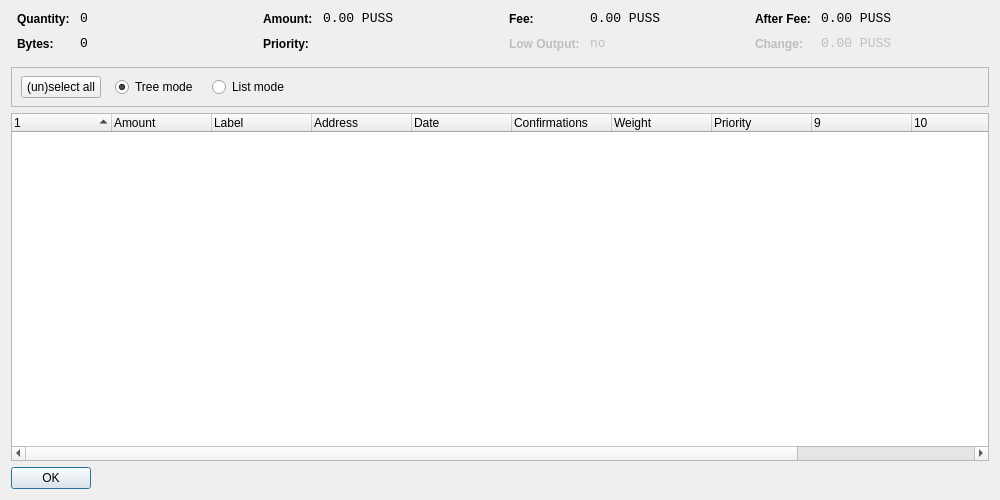
<?xml version="1.0" encoding="UTF-8"?>
<ui version="4.0">
 <class>CoinControlDialog</class>
 <widget class="QWidget" name="CoinControlDialog">
  <property name="geometry">
   <rect>
    <x>0</x>
    <y>0</y>
    <width>1000</width>
    <height>500</height>
   </rect>
  </property>
  <property name="windowTitle">
   <string>Coin Control</string>
  </property>
  <layout class="QVBoxLayout" name="verticalLayout">
   <item>
    <layout class="QHBoxLayout" name="horizontalLayoutTop" stretch="0,0,0,0">
     <property name="topMargin">
      <number>0</number>
     </property>
     <property name="bottomMargin">
      <number>10</number>
     </property>
     <item>
      <layout class="QFormLayout" name="formLayoutCoinControl1">
       <property name="horizontalSpacing">
        <number>10</number>
       </property>
       <property name="verticalSpacing">
        <number>10</number>
       </property>
       <property name="leftMargin">
        <number>6</number>
       </property>
       <property name="rightMargin">
        <number>6</number>
       </property>
       <item row="0" column="0">
        <widget class="QLabel" name="labelCoinControlQuantityText">
         <property name="styleSheet">
          <string notr="true">font-weight:bold;</string>
         </property>
         <property name="text">
          <string>Quantity:</string>
         </property>
        </widget>
       </item>
       <item row="0" column="1">
        <widget class="QLabel" name="labelCoinControlQuantity">
         <property name="font">
          <font>
           <family>Monospace</family>
           <pointsize>10</pointsize>
          </font>
         </property>
         <property name="cursor">
          <cursorShape>IBeamCursor</cursorShape>
         </property>
         <property name="contextMenuPolicy">
          <enum>Qt::ActionsContextMenu</enum>
         </property>
         <property name="text">
          <string notr="true">0</string>
         </property>
         <property name="textInteractionFlags">
          <set>Qt::LinksAccessibleByMouse|Qt::TextSelectableByKeyboard|Qt::TextSelectableByMouse</set>
         </property>
        </widget>
       </item>
       <item row="1" column="0">
        <widget class="QLabel" name="labelCoinControlBytesText">
         <property name="styleSheet">
          <string notr="true">font-weight:bold;</string>
         </property>
         <property name="text">
          <string>Bytes:</string>
         </property>
        </widget>
       </item>
       <item row="1" column="1">
        <widget class="QLabel" name="labelCoinControlBytes">
         <property name="font">
          <font>
           <family>Monospace</family>
           <pointsize>10</pointsize>
          </font>
         </property>
         <property name="cursor">
          <cursorShape>IBeamCursor</cursorShape>
         </property>
         <property name="contextMenuPolicy">
          <enum>Qt::ActionsContextMenu</enum>
         </property>
         <property name="text">
          <string notr="true">0</string>
         </property>
         <property name="textInteractionFlags">
          <set>Qt::LinksAccessibleByMouse|Qt::TextSelectableByKeyboard|Qt::TextSelectableByMouse</set>
         </property>
        </widget>
       </item>
      </layout>
     </item>
     <item>
      <layout class="QFormLayout" name="formLayoutCoinControl2">
       <property name="horizontalSpacing">
        <number>10</number>
       </property>
       <property name="verticalSpacing">
        <number>10</number>
       </property>
       <property name="leftMargin">
        <number>6</number>
       </property>
       <property name="rightMargin">
        <number>6</number>
       </property>
       <item row="0" column="0">
        <widget class="QLabel" name="labelCoinControlAmountText">
         <property name="styleSheet">
          <string notr="true">font-weight:bold;</string>
         </property>
         <property name="text">
          <string>Amount:</string>
         </property>
        </widget>
       </item>
       <item row="0" column="1">
        <widget class="QLabel" name="labelCoinControlAmount">
         <property name="font">
          <font>
           <family>Monospace</family>
           <pointsize>10</pointsize>
          </font>
         </property>
         <property name="cursor">
          <cursorShape>IBeamCursor</cursorShape>
         </property>
         <property name="contextMenuPolicy">
          <enum>Qt::ActionsContextMenu</enum>
         </property>
         <property name="text">
          <string notr="true">0.00 PUSS</string>
         </property>
         <property name="textInteractionFlags">
          <set>Qt::LinksAccessibleByMouse|Qt::TextSelectableByKeyboard|Qt::TextSelectableByMouse</set>
         </property>
        </widget>
       </item>
       <item row="1" column="0">
        <widget class="QLabel" name="labelCoinControlPriorityText">
         <property name="styleSheet">
          <string notr="true">font-weight:bold;</string>
         </property>
         <property name="text">
          <string>Priority:</string>
         </property>
        </widget>
       </item>
       <item row="1" column="1">
        <widget class="QLabel" name="labelCoinControlPriority">
         <property name="font">
          <font>
           <family>Monospace</family>
           <pointsize>10</pointsize>
          </font>
         </property>
         <property name="cursor">
          <cursorShape>IBeamCursor</cursorShape>
         </property>
         <property name="contextMenuPolicy">
          <enum>Qt::ActionsContextMenu</enum>
         </property>
         <property name="text">
          <string/>
         </property>
         <property name="textInteractionFlags">
          <set>Qt::LinksAccessibleByMouse|Qt::TextSelectableByKeyboard|Qt::TextSelectableByMouse</set>
         </property>
        </widget>
       </item>
      </layout>
     </item>
     <item>
      <layout class="QFormLayout" name="formLayoutCoinControl3">
       <property name="horizontalSpacing">
        <number>10</number>
       </property>
       <property name="verticalSpacing">
        <number>10</number>
       </property>
       <property name="leftMargin">
        <number>6</number>
       </property>
       <property name="rightMargin">
        <number>6</number>
       </property>
       <item row="0" column="0">
        <widget class="QLabel" name="labelCoinControlFeeText">
         <property name="styleSheet">
          <string notr="true">font-weight:bold;</string>
         </property>
         <property name="text">
          <string>Fee:</string>
         </property>
        </widget>
       </item>
       <item row="0" column="1">
        <widget class="QLabel" name="labelCoinControlFee">
         <property name="font">
          <font>
           <family>Monospace</family>
           <pointsize>10</pointsize>
          </font>
         </property>
         <property name="cursor">
          <cursorShape>IBeamCursor</cursorShape>
         </property>
         <property name="contextMenuPolicy">
          <enum>Qt::ActionsContextMenu</enum>
         </property>
         <property name="text">
          <string notr="true">0.00 PUSS</string>
         </property>
         <property name="textInteractionFlags">
          <set>Qt::LinksAccessibleByMouse|Qt::TextSelectableByKeyboard|Qt::TextSelectableByMouse</set>
         </property>
        </widget>
       </item>
       <item row="1" column="0">
        <widget class="QLabel" name="labelCoinControlLowOutputText">
         <property name="enabled">
          <bool>false</bool>
         </property>
         <property name="styleSheet">
          <string notr="true">font-weight:bold;</string>
         </property>
         <property name="text">
          <string>Low Output:</string>
         </property>
        </widget>
       </item>
       <item row="1" column="1">
        <widget class="QLabel" name="labelCoinControlLowOutput">
         <property name="enabled">
          <bool>false</bool>
         </property>
         <property name="font">
          <font>
           <family>Monospace</family>
           <pointsize>10</pointsize>
          </font>
         </property>
         <property name="cursor">
          <cursorShape>IBeamCursor</cursorShape>
         </property>
         <property name="contextMenuPolicy">
          <enum>Qt::ActionsContextMenu</enum>
         </property>
         <property name="text">
          <string>no</string>
         </property>
         <property name="textInteractionFlags">
          <set>Qt::LinksAccessibleByMouse|Qt::TextSelectableByKeyboard|Qt::TextSelectableByMouse</set>
         </property>
        </widget>
       </item>
      </layout>
     </item>
     <item>
      <layout class="QFormLayout" name="formLayoutCoinControl4">
       <property name="horizontalSpacing">
        <number>10</number>
       </property>
       <property name="verticalSpacing">
        <number>10</number>
       </property>
       <property name="leftMargin">
        <number>6</number>
       </property>
       <property name="rightMargin">
        <number>6</number>
       </property>
       <item row="0" column="0">
        <widget class="QLabel" name="labelCoinControlAfterFeeText">
         <property name="styleSheet">
          <string notr="true">font-weight:bold;</string>
         </property>
         <property name="text">
          <string>After Fee:</string>
         </property>
        </widget>
       </item>
       <item row="0" column="1">
        <widget class="QLabel" name="labelCoinControlAfterFee">
         <property name="font">
          <font>
           <family>Monospace</family>
           <pointsize>10</pointsize>
          </font>
         </property>
         <property name="cursor">
          <cursorShape>IBeamCursor</cursorShape>
         </property>
         <property name="contextMenuPolicy">
          <enum>Qt::ActionsContextMenu</enum>
         </property>
         <property name="text">
          <string notr="true">0.00 PUSS</string>
         </property>
         <property name="textInteractionFlags">
          <set>Qt::LinksAccessibleByMouse|Qt::TextSelectableByKeyboard|Qt::TextSelectableByMouse</set>
         </property>
        </widget>
       </item>
       <item row="1" column="0">
        <widget class="QLabel" name="labelCoinControlChangeText">
         <property name="enabled">
          <bool>false</bool>
         </property>
         <property name="styleSheet">
          <string notr="true">font-weight:bold;</string>
         </property>
         <property name="text">
          <string>Change:</string>
         </property>
        </widget>
       </item>
       <item row="1" column="1">
        <widget class="QLabel" name="labelCoinControlChange">
         <property name="enabled">
          <bool>false</bool>
         </property>
         <property name="font">
          <font>
           <family>Monospace</family>
           <pointsize>10</pointsize>
          </font>
         </property>
         <property name="cursor">
          <cursorShape>IBeamCursor</cursorShape>
         </property>
         <property name="contextMenuPolicy">
          <enum>Qt::ActionsContextMenu</enum>
         </property>
         <property name="text">
          <string notr="true">0.00 PUSS</string>
         </property>
         <property name="textInteractionFlags">
          <set>Qt::LinksAccessibleByMouse|Qt::TextSelectableByKeyboard|Qt::TextSelectableByMouse</set>
         </property>
        </widget>
       </item>
      </layout>
     </item>
    </layout>
   </item>
   <item>
    <widget class="QFrame" name="frame">
     <property name="minimumSize">
      <size>
       <width>0</width>
       <height>40</height>
      </size>
     </property>
     <property name="frameShape">
      <enum>QFrame::StyledPanel</enum>
     </property>
     <property name="frameShadow">
      <enum>QFrame::Sunken</enum>
     </property>
     <widget class="QWidget" name="horizontalLayoutWidget">
      <property name="geometry">
       <rect>
        <x>10</x>
        <y>0</y>
        <width>781</width>
        <height>41</height>
       </rect>
      </property>
      <layout class="QHBoxLayout" name="horizontalLayoutPanel" stretch="0,0,0,0">
       <property name="spacing">
        <number>14</number>
       </property>
       <item>
        <widget class="QPushButton" name="pushButtonSelectAll">
         <property name="sizePolicy">
          <sizepolicy hsizetype="Maximum" vsizetype="Fixed">
           <horstretch>0</horstretch>
           <verstretch>0</verstretch>
          </sizepolicy>
         </property>
         <property name="text">
          <string>(un)select all</string>
         </property>
        </widget>
       </item>
       <item>
        <widget class="QRadioButton" name="radioTreeMode">
         <property name="sizePolicy">
          <sizepolicy hsizetype="Maximum" vsizetype="Fixed">
           <horstretch>0</horstretch>
           <verstretch>0</verstretch>
          </sizepolicy>
         </property>
         <property name="text">
          <string>Tree mode</string>
         </property>
         <property name="checked">
          <bool>true</bool>
         </property>
        </widget>
       </item>
       <item>
        <widget class="QRadioButton" name="radioListMode">
         <property name="sizePolicy">
          <sizepolicy hsizetype="Maximum" vsizetype="Fixed">
           <horstretch>0</horstretch>
           <verstretch>0</verstretch>
          </sizepolicy>
         </property>
         <property name="text">
          <string>List mode</string>
         </property>
        </widget>
       </item>
       <item>
        <spacer name="horizontalSpacer">
         <property name="orientation">
          <enum>Qt::Horizontal</enum>
         </property>
         <property name="sizeHint" stdset="0">
          <size>
           <width>40</width>
           <height>20</height>
          </size>
         </property>
        </spacer>
       </item>
      </layout>
     </widget>
    </widget>
   </item>
   <item>
    <widget class="CoinControlTreeWidget" name="treeWidget">
     <property name="contextMenuPolicy">
      <enum>Qt::CustomContextMenu</enum>
     </property>
     <property name="sortingEnabled">
      <bool>false</bool>
     </property>
     <property name="columnCount">
      <number>12</number>
     </property>
     <attribute name="headerShowSortIndicator" stdset="0">
      <bool>true</bool>
     </attribute>
     <attribute name="headerStretchLastSection">
      <bool>false</bool>
     </attribute>
     <column>
      <property name="text">
       <string/>
      </property>
     </column>
     <column>
      <property name="text">
       <string>Amount</string>
      </property>
     </column>
     <column>
      <property name="text">
       <string>Label</string>
      </property>
     </column>
     <column>
      <property name="text">
       <string>Address</string>
      </property>
     </column>
     <column>
      <property name="text">
       <string>Date</string>
      </property>
     </column>
     <column>
      <property name="text">
       <string>Confirmations</string>
      </property>
      <property name="toolTip">
       <string>Confirmed</string>
      </property>
     </column>
     <column>
      <property name="text">
       <string>Weight</string>
      </property>
     </column>
     <column>
      <property name="text">
       <string>Priority</string>
      </property>
     </column>
     <column>
      <property name="text">
       <string/>
      </property>
     </column>
     <column>
      <property name="text">
       <string/>
      </property>
     </column>
     <column>
      <property name="text">
       <string/>
      </property>
     </column>
     <column>
      <property name="text">
       <string/>
      </property>
     </column>
    </widget>
   </item>
   <item>
    <widget class="QDialogButtonBox" name="buttonBox">
     <property name="sizePolicy">
      <sizepolicy hsizetype="Maximum" vsizetype="Fixed">
       <horstretch>0</horstretch>
       <verstretch>0</verstretch>
      </sizepolicy>
     </property>
     <property name="orientation">
      <enum>Qt::Horizontal</enum>
     </property>
     <property name="standardButtons">
      <set>QDialogButtonBox::Ok</set>
     </property>
    </widget>
   </item>
  </layout>
 </widget>
 <customwidgets>
  <customwidget>
   <class>CoinControlTreeWidget</class>
   <extends>QTreeWidget</extends>
   <header>coincontroltreewidget.h</header>
  </customwidget>
 </customwidgets>
 <resources/>
 <connections/>
</ui>
